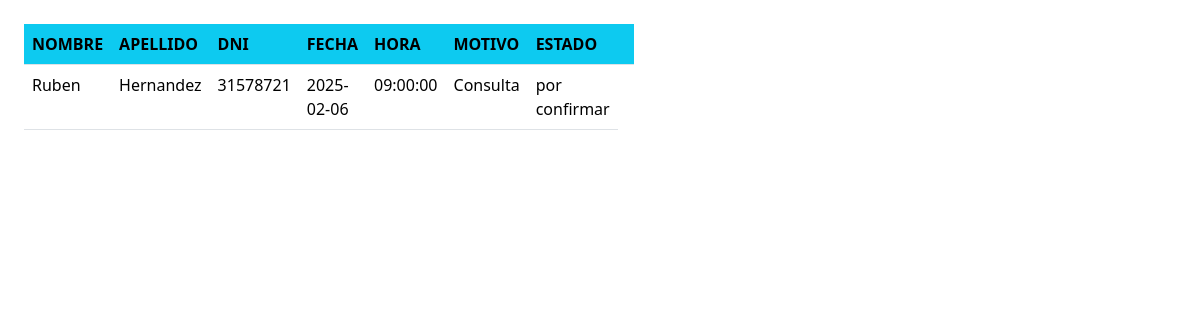
The app's page /user_citas.php (signed in) with its own data.
### tables this page shows
CREATE TABLE `citas` (
  `id` int(11) NOT NULL,
  `empleado_id` int(11) NOT NULL,
  `admin_id` int(11) NOT NULL,
  `fecha` datetime NOT NULL,
  `motivo` varchar(255) DEFAULT NULL,
  `estado` enum('por confirmar','confirmada','pospuesta') DEFAULT 'por confirmar'
);

CREATE TABLE `empleados` (
  `id` int(11) NOT NULL,
  `nombre` varchar(200) DEFAULT NULL,
  `apellido` varchar(200) DEFAULT NULL,
  `dni` varchar(255) DEFAULT NULL,
  `password` varchar(255) DEFAULT NULL,
  `detalles` text
);

### controller/session_l.php (called while the page is built, shortened)
<?php
$usuario = $_SESSION['username'];
$dni = $_SESSION['dni'];
?>

### user_citas.php (the view, shortened to what this page needs)
<!DOCTYPE html>
<html lang="en">
<head>
    <link href="https://cdn.jsdelivr.net/npm/bootstrap@5.3.3/dist/css/bootstrap.min.css" rel="stylesheet">
</head>
<body>
<?php
include("conexion.php");
include("controller/session_l.php");
$stmt = $pdo->prepare('SELECT e.nombre, e.apellido, e.dni, DATE(c.fecha) as fecha, TIME(c.fecha) as hora, c.motivo, c.estado
FROM citas c JOIN empleados e on (c.empleado_id=e.id) WHERE e.dni = :dni AND e.nombre LIKE :usuario');
$stmt->bindParam('dni', $dni);
$stmt->bindParam('usuario', $usuario);
$stmt->execute();
$resultado= $stmt->fetchAll();
?>
<div class="col-4 p-4" id="datos" >
        <table class="table">
            <thead>
                <tr>
                <th scope="col" class="bg-info">NOMBRE</th>
                <th scope="col" class="bg-info">APELLIDO</th>
                <th scope="col" class="bg-info">DNI</th>
                <th scope="col" class="bg-info">FECHA</th>
                <th scope="col" class="bg-info">HORA</th>
                <th scope="col" class="bg-info">MOTIVO</th>
                <th scope="col" class="bg-info">ESTADO</th>
                <th scope="col" class="bg-info"></th>
                </tr>
            </thead>
            <tbody>
            <?php
                foreach($resultado as $datos):
                    ?>
                    <tr>
                        <td><?php echo $datos['nombre'] ?></td>
                        <td><?php echo $datos['apellido'] ?></td>
                        <td><?php echo $datos['dni'] ?></td>
                        <td><?php echo $datos['fecha'] ?></td>
                        <td><?php echo $datos['hora'] ?></td>
                        <td><?php echo $datos['motivo'] ?></td>
                        <td><?php echo $datos['estado'] ?></td>
                    </tr>
                    <?php
                endforeach;
                ?>
            </tbody>
        </table>
    </div>
</body>
</html>

### records on screen
citas: empleado.nombre "Ruben", empleado.apellido "Hernandez", empleado.dni "31578721", fecha "2025-02-06", hora "09:00:00", motivo "Consulta", estado "por confirmar"
